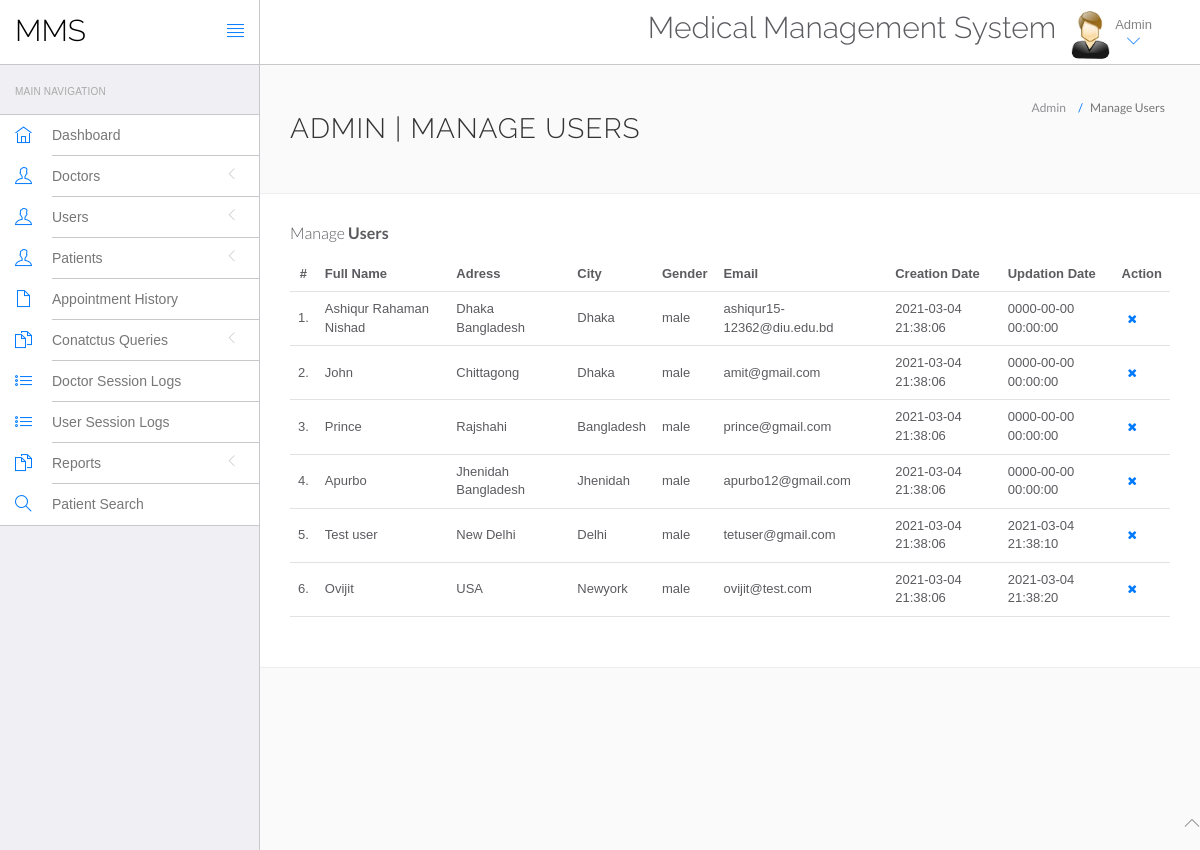
Page /admin/manage-users.php (signed in) on the committed database.
### tables this page shows
CREATE TABLE `users` (
  `id` int(11) NOT NULL,
  `fullName` varchar(255) DEFAULT NULL,
  `address` longtext DEFAULT NULL,
  `city` varchar(255) DEFAULT NULL,
  `gender` varchar(255) DEFAULT NULL,
  `email` varchar(255) DEFAULT NULL,
  `password` varchar(255) DEFAULT NULL,
  `regDate` timestamp NULL DEFAULT current_timestamp(),
  `updationDate` timestamp NULL DEFAULT NULL ON UPDATE current_timestamp()
);

### admin/manage-users.php (the view, shortened to what this page needs)
<?php
include('include/config.php');
?>
<!DOCTYPE html>
<html lang="en">
<head>
	<link rel="stylesheet" href="vendor/bootstrap/css/bootstrap.min.css">
	<link rel="stylesheet" href="vendor/fontawesome/css/font-awesome.min.css">
	<link rel="stylesheet" href="vendor/themify-icons/themify-icons.min.css">
	<link href="vendor/animate.css/animate.min.css" rel="stylesheet" media="screen">
	<link href="vendor/perfect-scrollbar/perfect-scrollbar.min.css" rel="stylesheet" media="screen">
	<link href="vendor/switchery/switchery.min.css" rel="stylesheet" media="screen">
	<link href="vendor/bootstrap-touchspin/jquery.bootstrap-touchspin.min.css" rel="stylesheet" media="screen">
	<link href="vendor/select2/select2.min.css" rel="stylesheet" media="screen">
	<link href="vendor/bootstrap-datepicker/bootstrap-datepicker3.standalone.min.css" rel="stylesheet" media="screen">
	<link href="vendor/bootstrap-timepicker/bootstrap-timepicker.min.css" rel="stylesheet" media="screen">
	<link rel="stylesheet" href="assets/css/styles.css">
	<link rel="stylesheet" href="assets/css/plugins.css">
	<link rel="stylesheet" href="assets/css/themes/theme-1.css" id="skin_color" />
</head>
<body>
	<div id="app">
		<?php include('include/sidebar.php'); ?>
		<div class="app-content">
			<?php include('include/header.php'); ?>
			<div class="main-content">
				<div class="wrap-content container" id="container">
					<section id="page-title">
						<div class="row">
							<div class="col-sm-8">
								<h1 class="mainTitle">Admin | Manage Users</h1>
							</div>
							<ol class="breadcrumb">
								<li>
									<span>Admin</span>
								</li>
								<li class="active">
									<span>Manage Users</span>
								</li>
							</ol>
						</div>
					</section>
					<div class="container-fluid container-fullw bg-white">
						<div class="row">
							<div class="col-md-12">
								<h5 class="over-title margin-bottom-15">Manage <span class="text-bold">Users</span></h5>
								<table class="table table-hover" id="sample-table-1">
									<thead>
										<tr>
											<th class="center">#</th>
											<th>Full Name</th>
											<th class="hidden-xs">Adress</th>
											<th>City</th>
											<th>Gender </th>
											<th>Email </th>
											<th>Creation Date </th>
											<th>Updation Date </th>
											<th>Action</th>
										</tr>
									</thead>
									<tbody>
										<?php
										$sql = mysqli_query($con, "select * from users");
										$cnt = 1;
										while ($row = mysqli_fetch_array($sql)) {
										?>
											<tr>
												<td class="center"><?php echo $cnt; ?>.</td>
												<td class="hidden-xs"><?php echo $row['fullName']; ?></td>
												<td><?php echo $row['address']; ?></td>
												<td><?php echo $row['city']; ?>
												</td>
												<td><?php echo $row['gender']; ?></td>
												<td><?php echo $row['email']; ?></td>
												<td><?php echo $row['regDate']; ?></td>
												<td><?php echo $row['updationDate']; ?>
												</td>
												<td>
													<div class="visible-md visible-lg hidden-sm hidden-xs">
														<a href="manage-users.php?id=<?php echo $row['id'] ?>&del=delete" onClick="return confirm('Are you sure you want to delete?')" class="btn btn-transparent btn-xs tooltips" tooltip-placement="top" tooltip="Remove"><i class="fa fa-times fa fa-white"></i></a>
													</div>
												</td>
											</tr>
										<?php
											$cnt = $cnt + 1;
										} ?>
									</tbody>
								</table>
							</div>
						</div>
					</div>
				</div>
			</div>
		</div>
	</div>
	<?php include('include/footer.php'); ?>
</body>
</html>

### admin/assets/css/themes/theme-1.css (style rules this page uses)
body { background: #FAFAFA; }

### rows in the picture
users: fullName "Ashiqur Rahaman Nishad", address "Dhaka Bangladesh", city "Dhaka", gender "male", email "ashiqur15-12362@diu.edu.bd", regDate "2021-03-04 21:38:06", updationDate "0000-00-00 00:00:00"
users: fullName "John", address "Chittagong", city "Dhaka", gender "male", email "amit@gmail.com", regDate "2021-03-04 21:38:06", updationDate "0000-00-00 00:00:00"
users: fullName "Prince", address "Rajshahi", city "Bangladesh", gender "male", email "prince@gmail.com", regDate "2021-03-04 21:38:06", updationDate "0000-00-00 00:00:00"
users: fullName "Apurbo", address "Jhenidah Bangladesh", city "Jhenidah", gender "male", email "apurbo12@gmail.com", regDate "2021-03-04 21:38:06", updationDate "0000-00-00 00:00:00"
users: fullName "Test user", address "New Delhi", city "Delhi", gender "male", email "tetuser@gmail.com", regDate "2021-03-04 21:38:06", updationDate "2021-03-04 21:38:10"
users: fullName "Ovijit", address "USA", city "Newyork", gender "male", email "ovijit@test.com", regDate "2021-03-04 21:38:06", updationDate "2021-03-04 21:38:20"
